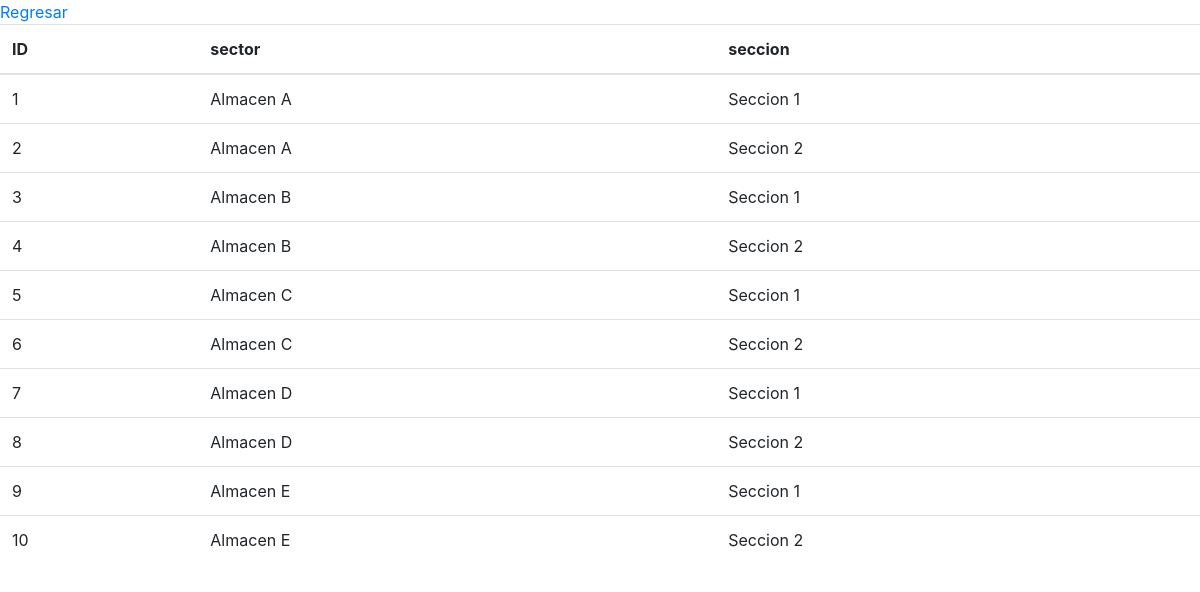
Page /vistas/ubicaciones.php on the committed database.
### tables this page shows
CREATE TABLE ubicaciones
(
    id      INT AUTO_INCREMENT PRIMARY KEY,
    sector  VARCHAR(45) NULL,
    seccion VARCHAR(45) NULL
);

### vistas/ubicaciones.php (the view, shortened to what this page needs)
<!DOCTYPE html>
<html lang="en">
<head>
    <link rel="stylesheet" href="https://cdn.jsdelivr.net/npm/bootstrap@4.6.2/dist/css/bootstrap.min.css">
</head>
<body>
<a href="../index.php">Regresar</a>
<table class="table">
    <thead>
    <tr>
        <th>ID</th>
        <th>sector</th>
        <th>seccion</th>
    </tr>
    </thead>
    <tbody>
    <?php
    include '../database/conexion.php';
    $query = "SELECT * FROM ubicaciones";
    $result = $conexion->query($query);
    while ($data = $result->fetch_assoc()) {
        echo "<tr>
                    <td>{$data['id']}</td>
                    <td>{$data['sector']}</td>
                    <td>{$data['seccion']}</td>
                </tr>";
    }
    ?>
    </tbody>
</table>
</body>
</html>

### rows in the picture
ubicaciones: id "1", sector "Almacen A", seccion "Seccion 1"
ubicaciones: id "2", sector "Almacen A", seccion "Seccion 2"
ubicaciones: id "3", sector "Almacen B", seccion "Seccion 1"
ubicaciones: id "4", sector "Almacen B", seccion "Seccion 2"
ubicaciones: id "5", sector "Almacen C", seccion "Seccion 1"
ubicaciones: id "6", sector "Almacen C", seccion "Seccion 2"
ubicaciones: id "7", sector "Almacen D", seccion "Seccion 1"
ubicaciones: id "8", sector "Almacen D", seccion "Seccion 2"
ubicaciones: id "9", sector "Almacen E", seccion "Seccion 1"
ubicaciones: id "10", sector "Almacen E", seccion "Seccion 2"
